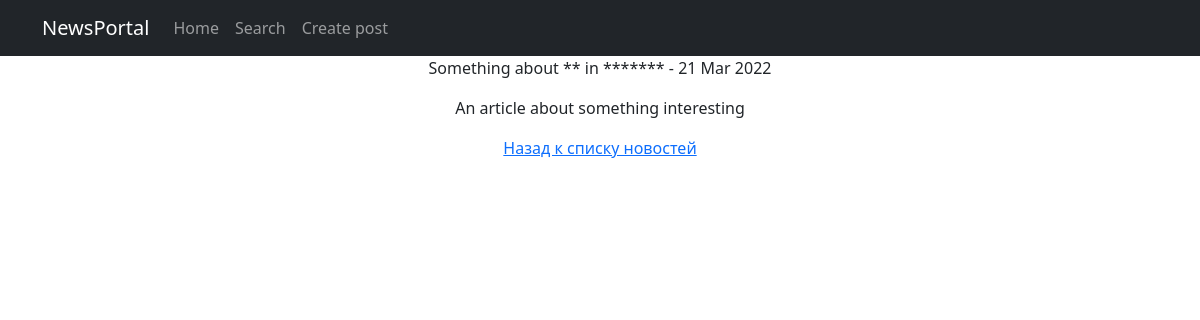
The page /news/2 on the database its author committed.
### News/models.py (models this page shows, shortened)
class Post(models.Model):
    author = models.ForeignKey(Author, on_delete=models.CASCADE)
    NEWS = 'NW'
    ARTICLE = 'AR'
    CATEGORY_CHOICES = (
        (NEWS, 'Новость'),
        (ARTICLE, 'Статья'),
    )
    categoryType = models.CharField(max_length=2, choices=CATEGORY_CHOICES, default=ARTICLE)
    dateCreation = models.DateTimeField(auto_now_add=True)
    postCategory = models.ManyToManyField(Category, through='PostCategory')
    title = models.CharField(max_length=128)
    text = models.TextField()
    rating = models.SmallIntegerField(default=0)
    class Meta:
        verbose_name = 'Новость'
        verbose_name_plural = 'Новости'
        ordering = ['-dateCreation']

### News/views.py (the view)
# urls.py: path('<int:pk>', PostDetail.as_view()),
class PostDetail(DetailView):
    model = Post
    context_object_name = 'new'
    template_name = 'post_detail.html'

### News/templatetags/custom_filters.py (called while the page is built)
@register.filter(name='censor')
def censor(value):
    abuse_words = ('IT', 'music', 'science')
    if isinstance(value, str):
        for word in abuse_words:
            value = value.replace(word, '*'*len(word))
        return value
    else:
        raise ValueError(f'Название статьи или текст не являются строковыми')

### News/templates/News/post_detail.html (shortened to what this page needs)
{% extends 'default.html' %}
{% load custom_filters %}
{% block content %}
        {{ new.title|censor }}  -  {{new.dateCreation|date:'d M Y'}}</p>
         {{ new.text|censor }}</p>
         <a href="/news/">Назад к списку новостей</a> </p>
{% endblock content %}

### rows shown on the page
Post: title|censor "Something about ** in *******", dateCreation "21 Mar 2022", text|censor "An article about something interesting"
